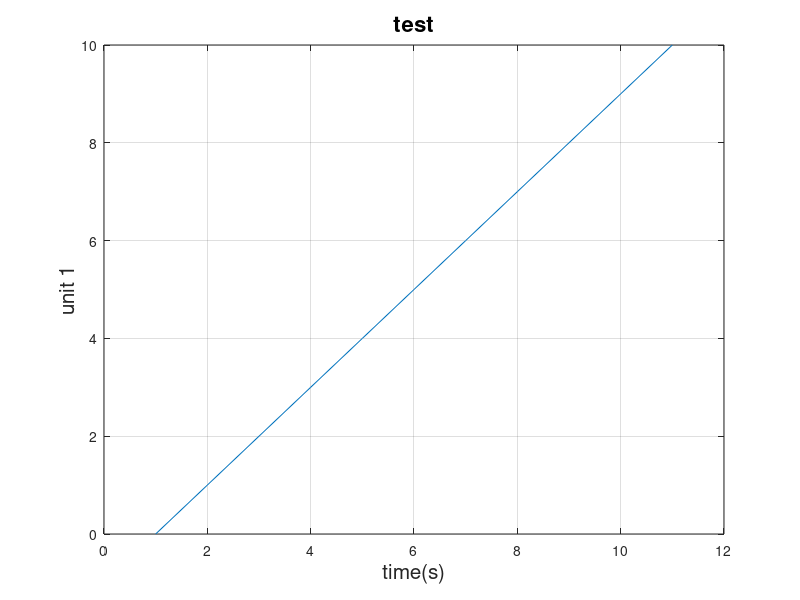
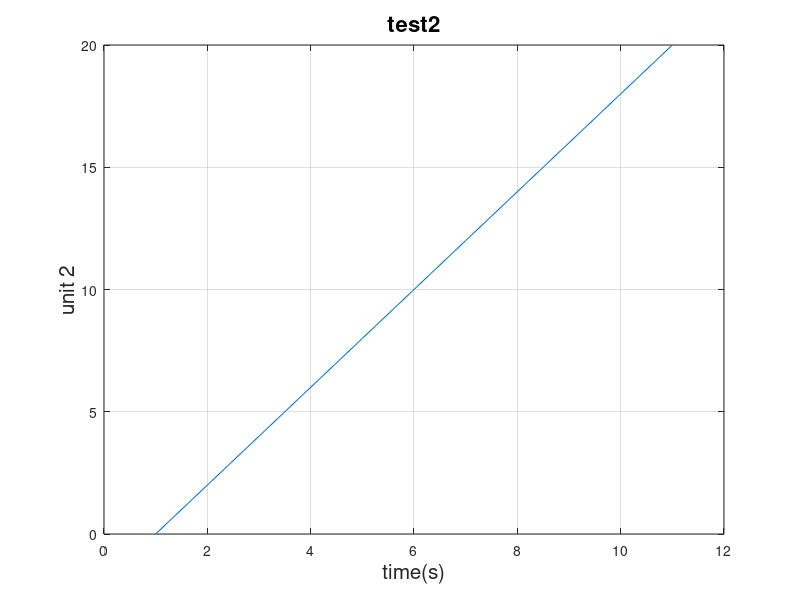

Write MATLAB code to recreate these figures, in order. (Note: this script raises an error after producing the figures.)
clc
clear variables
close all

dbstop if error

folders=dir(pwd);


f1=figure(1)
plot([0:10])
xlabel('time(s)','Fontsize',15)
ylabel('unit 1','Fontsize',15)
title('test','Fontsize',16)
grid on

f2=figure(2)
plot([0:2:20])
xlabel('time(s)','Fontsize',15)
ylabel('unit 2','Fontsize',15)
title('test2','Fontsize',16)
grid on

% Spreadfigures

Spreadfigures('tight',[f1;f2])

% Spreadfigures([f1;f2],'nolink','tight')

